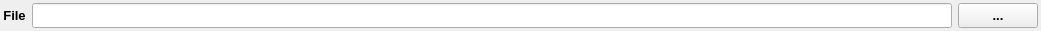
   <widget class="QWidget" name="layoutWidget">
    <property name="geometry">
     <rect>
      <x>20</x>
      <y>10</y>
      <width>1041</width>
      <height>31</height>
     </rect>
    </property>
    <layout class="QHBoxLayout" name="horizontalLayout">
     <property name="leftMargin">
      <number>3</number>
     </property>
     <property name="topMargin">
      <number>3</number>
     </property>
     <property name="rightMargin">
      <number>3</number>
     </property>
     <property name="bottomMargin">
      <number>3</number>
     </property>
     <item>
      <widget class="QLabel" name="label_file">
       <property name="sizePolicy">
        <sizepolicy hsizetype="Preferred" vsizetype="Expanding">
         <horstretch>0</horstretch>
         <verstretch>0</verstretch>
        </sizepolicy>
       </property>
       <property name="font">
        <font>
         <pointsize>10</pointsize>
         <weight>75</weight>
         <bold>true</bold>
        </font>
       </property>
       <property name="text">
        <string>File</string>
       </property>
       <property name="alignment">
        <set>Qt::AlignCenter</set>
       </property>
      </widget>
     </item>
     <item>
      <widget class="QLineEdit" name="lineEdit_path">
       <property name="sizePolicy">
        <sizepolicy hsizetype="Expanding" vsizetype="Expanding">
         <horstretch>0</horstretch>
         <verstretch>0</verstretch>
        </sizepolicy>
       </property>
       <property name="font">
        <font>
         <pointsize>10</pointsize>
        </font>
       </property>
      </widget>
     </item>
     <item>
      <widget class="QPushButton" name="pushButton_open_file">
       <property name="sizePolicy">
        <sizepolicy hsizetype="Preferred" vsizetype="Expanding">
         <horstretch>0</horstretch>
         <verstretch>0</verstretch>
        </sizepolicy>
       </property>
       <property name="font">
        <font>
         <pointsize>10</pointsize>
         <weight>75</weight>
         <bold>true</bold>
        </font>
       </property>
       <property name="text">
        <string>...</string>
       </property>
      </widget>
     </item>
    </layout>
   </widget>
